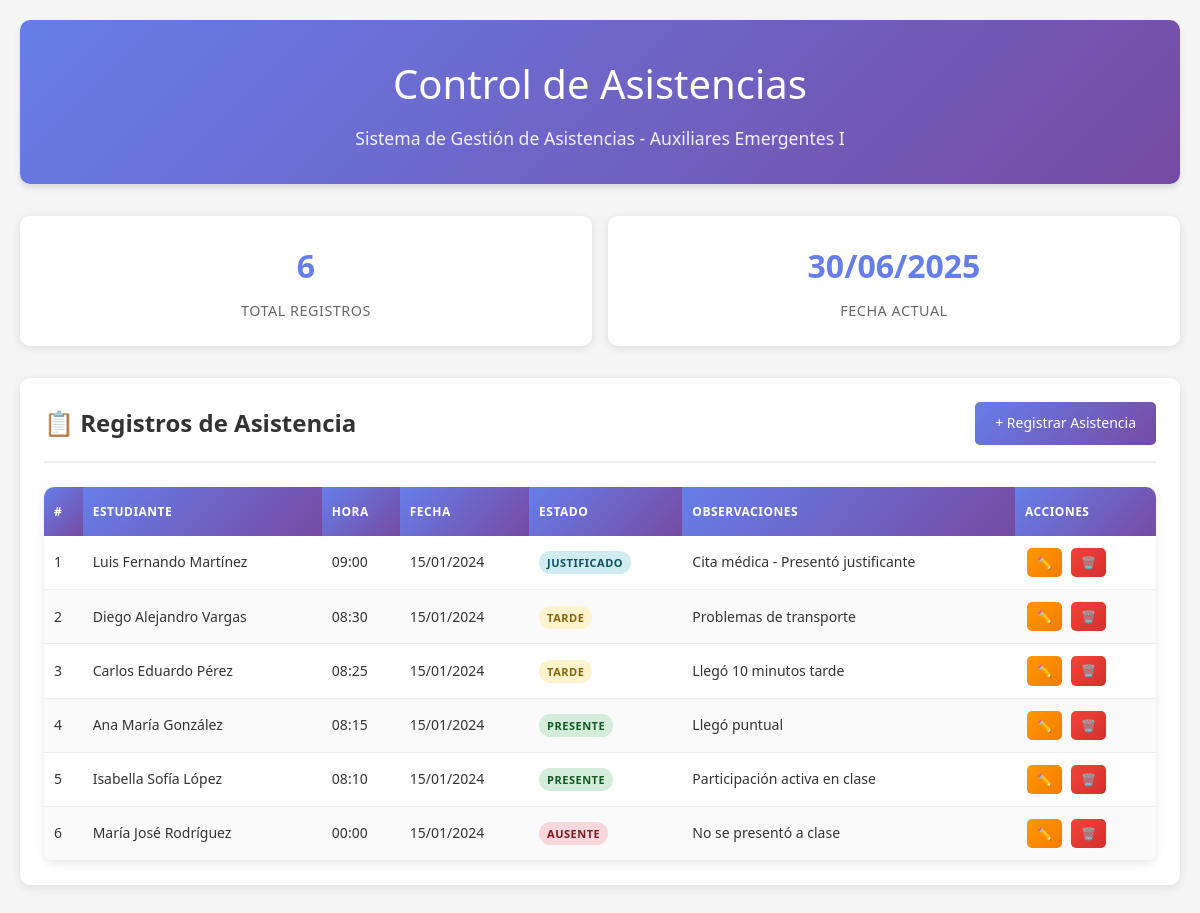
The page / on the database its author committed.
### tables this page shows
CREATE TABLE IF NOT EXISTS asistencias (
    id BIGINT AUTO_INCREMENT PRIMARY KEY,
    estudiante VARCHAR(255) NOT NULL,
    hora TIME NOT NULL,
    fecha DATE NOT NULL,
    estado ENUM('PRESENTE', 'AUSENTE', 'TARDE', 'JUSTIFICADO') DEFAULT 'PRESENTE',
    observaciones TEXT,
    created_at TIMESTAMP DEFAULT CURRENT_TIMESTAMP,
    updated_at TIMESTAMP DEFAULT CURRENT_TIMESTAMP ON UPDATE CURRENT_TIMESTAMP
);

### controllers/AsistenciaController.php (called while the page is built, shortened)
<?php
require_once 'models/Asistencia.php';
class AsistenciaController {
    private $asistencia;
    public function __construct() {
        $this->asistencia = new Asistencia();
    }
    public function index() {
        $stmt = $this->asistencia->read();
        $asistencias = $stmt->fetchAll(PDO::FETCH_ASSOC);
        $total = $this->asistencia->count();
        include 'views/asistencias/index.php';
    }
}
?>

### models/Asistencia.php (called while the page is built, shortened)
<?php
require_once 'config/database.php';
class Asistencia {
    private $conn;
    private $table_name = "asistencias";
    public function __construct() {
        $database = new Database();
        $this->conn = $database->getConnection();
    }
    public function read() {
        $query = "SELECT * FROM " . $this->table_name . " ORDER BY fecha DESC, hora DESC";
        $stmt = $this->conn->prepare($query);
        $stmt->execute();
        return $stmt;
    }
    public function count() {
        $query = "SELECT COUNT(*) as total FROM " . $this->table_name;
        $stmt = $this->conn->prepare($query);
        $stmt->execute();
        $row = $stmt->fetch(PDO::FETCH_ASSOC);
        return $row['total'];
    }
}
?>

### config/database.php (called while the page is built, shortened)
<?php
class Database {
    private $host = 'localhost';
    private $db_name = 'asistencias_db';
    private $username = 'root';
    private $password = '';
    public function getConnection() {
        $this->conn = null;
        try {
            $this->conn = new PDO("mysql:host=" . $this->host . ";dbname=" . $this->db_name,
                                $this->username, $this->password);
            $this->conn->exec("set names utf8");
            $this->conn->setAttribute(PDO::ATTR_ERRMODE, PDO::ERRMODE_EXCEPTION);
        } catch(PDOException $exception) {
            echo "Error de conexión: " . $exception->getMessage();
        }
        return $this->conn;
    }
}
?>

### views/asistencias/index.php (the view, shortened to what this page needs)
<?php
include 'views/layout/header.php';
?>
<div class="stats">
    <div class="stat-card">
        <div class="stat-number"><?php echo $total; ?></div>
        <div class="stat-label">Total Registros</div>
    </div>
    <div class="stat-card">
        <div class="stat-number"><?php echo date('d/m/Y'); ?></div>
        <div class="stat-label">Fecha Actual</div>
    </div>
</div>
<div class="control-panel">
    <div class="control-header">
        <h2 class="control-title">📋 Registros de Asistencia</h2>
        <a href="index.php?action=create" class="btn btn-primary">+ Registrar Asistencia</a>
    </div>
    <div class="table-container">
        <table class="table">
            <thead>
                <tr>
                    <th>#</th>
                    <th>Estudiante</th>
                    <th>Hora</th>
                    <th>Fecha</th>
                    <th>Estado</th>
                    <th>Observaciones</th>
                    <th>Acciones</th>
                </tr>
            </thead>
            <tbody>
                <?php if(empty($asistencias)): ?>
                    <tr>
                        <td colspan="7" style="text-align: center; padding: 2rem; color: #666;">
                            No hay registros de asistencia
                        </td>
                    </tr>
                <?php else: ?>
                    <?php foreach($asistencias as $index => $asistencia): ?>
                        <tr>
                            <td><?php echo $index + 1; ?></td>
                            <td><?php echo htmlspecialchars($asistencia['estudiante']); ?></td>
                            <td><?php echo date('H:i', strtotime($asistencia['hora'])); ?></td>
                            <td><?php echo date('d/m/Y', strtotime($asistencia['fecha'])); ?></td>
                            <td>
                                <span class="status-badge status-<?php echo strtolower($asistencia['estado']); ?>">
                                    <?php echo $asistencia['estado']; ?>
                                </span>
                            </td>
                            <td><?php echo htmlspecialchars(substr($asistencia['observaciones'], 0, 50)) . (strlen($asistencia['observaciones']) > 50 ? '...' : ''); ?></td>
                            <td>
                                <div class="actions">
                                    <a href="index.php?action=edit&id=<?php echo $asistencia['id']; ?>"
                                       class="btn btn-warning btn-sm">✏️</a>
                                    <a href="index.php?action=delete&id=<?php echo $asistencia['id']; ?>"
                                       class="btn btn-danger btn-sm"
                                       onclick="return confirm('¿Estás seguro de eliminar este registro?')">🗑️</a>
                                </div>
                            </td>
                        </tr>
                    <?php endforeach; ?>
                <?php endif; ?>
            </tbody>
        </table>
    </div>
</div>
<?php include 'views/layout/footer.php'; ?>

### index.php (shortened to what this page needs)
<?php
require_once 'controllers/AsistenciaController.php';
$action = isset($_GET['action']) ? $_GET['action'] : 'index';
$controller = new AsistenciaController();
switch($action) {
    case 'index':
        $controller->index();
        break;
}
?>

### views/layout/header.php (shortened to what this page needs)
<!DOCTYPE html>
<html lang="es">
<head>
    <link rel="stylesheet" href="assets/css/style.css">
</head>
<body>
    <div class="container">
        <div class="header">
            <h1>Control de Asistencias</h1>
            <p>Sistema de Gestión de Asistencias - Auxiliares Emergentes I</p>
        </div>

### views/layout/footer.php (shortened to what this page needs)
</div>
</body>
</html>

### assets/css/style.css (style rules this page uses)
* { margin: 0; padding: 0; box-sizing: border-box; }
body { font-family: "Segoe UI", Tahoma, Geneva, Verdana, sans-serif; background-color: #f5f5f5; color: #333; line-height: 1.6; }
.container { max-width: 1200px; margin: 0 auto; padding: 20px; }
.header { background: linear-gradient(135deg, #667eea 0%, #764ba2 100%); color: white; padding: 2rem 0; margin-bottom: 2rem; border-radius: 10px; box-shadow: 0 4px 6px rgba(0, 0, 0, 0.1); }
.header h1 { text-align: center; font-size: 2.5rem; font-weight: 300; margin-bottom: 0.5rem; }
.header p { text-align: center; font-size: 1.1rem; opacity: 0.9; }
.control-panel { background: white; border-radius: 10px; padding: 1.5rem; margin-bottom: 2rem; box-shadow: 0 2px 10px rgba(0, 0, 0, 0.1); }
.control-header { display: flex; justify-content: space-between; align-items: center; margin-bottom: 1.5rem; padding-bottom: 1rem; border-bottom: 2px solid #eee; }
.control-title { font-size: 1.5rem; font-weight: 600; color: #333; }
.btn { padding: 10px 20px; border: none; border-radius: 5px; cursor: pointer; text-decoration: none; display: inline-block; font-size: 14px; font-weight: 500; transition: all 0.3s ease; text-align: center; }
.btn-primary { background: linear-gradient(135deg, #667eea 0%, #764ba2 100%); color: white; }
.btn-warning { background: linear-gradient(135deg, #ff9800 0%, #f57c00 100%); color: white; }
.btn-danger { background: linear-gradient(135deg, #f44336 0%, #d32f2f 100%); color: white; }
.btn-sm { padding: 5px 10px; font-size: 12px; margin: 0 2px; }
.table-container { background: white; border-radius: 10px; overflow: hidden; box-shadow: 0 2px 10px rgba(0, 0, 0, 0.1); }
.table { width: 100%; border-collapse: collapse; font-size: 14px; }
.table th { background: linear-gradient(135deg, #667eea 0%, #764ba2 100%); color: white; padding: 15px 10px; text-align: left; font-weight: 600; text-transform: uppercase; font-size: 12px; letter-spacing: 0.5px; }
.table td { padding: 12px 10px; border-bottom: 1px solid #eee; vertical-align: middle; }
.table tr:nth-child(even) { background-color: #fafafa; }
.status-badge { padding: 4px 8px; border-radius: 12px; font-size: 11px; font-weight: 600; text-transform: uppercase; letter-spacing: 0.5px; }
.status-presente { background-color: #d4edda; color: #155724; }
.status-ausente { background-color: #f8d7da; color: #721c24; }
.status-tarde { background-color: #fff3cd; color: #856404; }
.status-justificado { background-color: #d1ecf1; color: #0c5460; }
.stats { display: grid; grid-template-columns: repeat(auto-fit, minmax(200px, 1fr)); gap: 1rem; margin-bottom: 2rem; }
.stat-card { background: white; padding: 1.5rem; border-radius: 10px; box-shadow: 0 2px 10px rgba(0, 0, 0, 0.1); text-align: center; }
.stat-number { font-size: 2rem; font-weight: 700; color: #667eea; margin-bottom: 0.5rem; }
.stat-label { color: #666; font-size: 0.9rem; text-transform: uppercase; letter-spacing: 0.5px; }
.actions { display: flex; gap: 5px; }

### rows shown on the page
asistencias: estudiante "Luis Fernando Martínez", hora "09:00", fecha "15/01/2024", estado "JUSTIFICADO", observaciones "Cita médica - Presentó justificante"
asistencias: estudiante "Diego Alejandro Vargas", hora "08:30", fecha "15/01/2024", estado "TARDE", observaciones "Problemas de transporte"
asistencias: estudiante "Carlos Eduardo Pérez", hora "08:25", fecha "15/01/2024", estado "TARDE", observaciones "Llegó 10 minutos tarde"
asistencias: estudiante "Ana María González", hora "08:15", fecha "15/01/2024", estado "PRESENTE", observaciones "Llegó puntual"
asistencias: estudiante "Isabella Sofía López", hora "08:10", fecha "15/01/2024", estado "PRESENTE", observaciones "Participación activa en clase"
asistencias: estudiante "María José Rodríguez", hora "00:00", fecha "15/01/2024", estado "AUSENTE", observaciones "No se presentó a clase"

### other values the page prints
$total "6"
